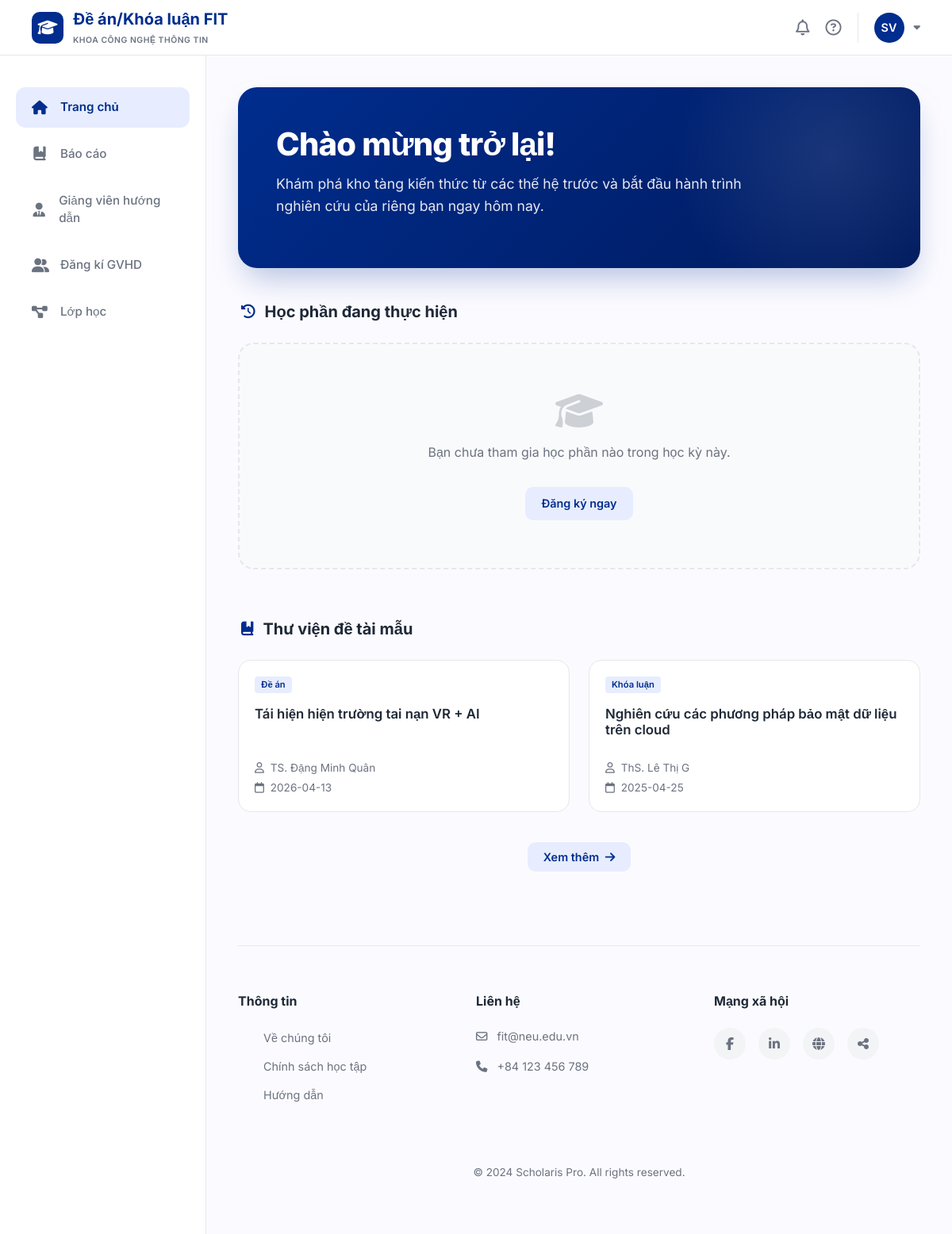
Screenshot of / (signed in) with the database file from the repository.
### tables this page shows
CREATE TABLE published_reports (
    id INTEGER PRIMARY KEY AUTOINCREMENT,
    student_id INTEGER NOT NULL,
    class_id INTEGER NOT NULL,
    topic_id INTEGER NOT NULL,
    file_url VARCHAR(500),
    source_code_url VARCHAR(500),
    published_at DATETIME DEFAULT CURRENT_TIMESTAMP,
    FOREIGN KEY (student_id) REFERENCES students(id),
    FOREIGN KEY (class_id) REFERENCES classes(id),
    FOREIGN KEY (topic_id) REFERENCES topics(id)
);

CREATE TABLE course_types (
    id INTEGER PRIMARY KEY AUTOINCREMENT,
    type_name VARCHAR(50) NOT NULL UNIQUE
);

CREATE TABLE topics (
    id INTEGER PRIMARY KEY AUTOINCREMENT,
    student_id INTEGER NOT NULL,
    class_id INTEGER NOT NULL,
    title VARCHAR(500) NOT NULL,
    description TEXT,
    created_at DATETIME DEFAULT CURRENT_TIMESTAMP,
    updated_at DATETIME DEFAULT CURRENT_TIMESTAMP,
    FOREIGN KEY (student_id) REFERENCES students(id),
    FOREIGN KEY (class_id) REFERENCES classes(id)
);

CREATE TABLE users (
    id INTEGER PRIMARY KEY AUTOINCREMENT,
    email VARCHAR(100) NOT NULL UNIQUE,
    password VARCHAR(255) NOT NULL,
    full_name VARCHAR(100) NOT NULL,
    role VARCHAR(20) NOT NULL CHECK (role IN ('student', 'lecturer')),
    phone VARCHAR(20),
    created_at DATETIME DEFAULT CURRENT_TIMESTAMP
);

### app/student/home/routes.py (the view)
@student_home_bp.route('/')
@student_home_bp.route('/home')
def home():
    if 'user_id' not in session or session.get('role') != 'student':
        if session.get('role') == 'lecturer':
             return redirect(url_for('lecturer_home.home'))
        return redirect(url_for('login.login'))
    user_id = session['user_id']
    db = get_db()
    cursor = db.cursor()
    cursor.execute("SELECT * FROM semesters WHERE is_current = 1 LIMIT 1")
    current_semester = cursor.fetchone()
    cursor.execute("SELECT id FROM students WHERE user_id = ?", (user_id,))
    student = cursor.fetchone()
    if not student:
        return "Student profile not found", 404
    student_id = student['id']
    ongoing_courses = []
    if current_semester:
        cursor.execute("""
            SELECT c.*, ct.type_name, co.course_name, u.full_name as lecturer_name
            FROM class_students cs
            JOIN classes c ON cs.class_id = c.id
            JOIN courses co ON c.course_id = co.id
            JOIN course_types ct ON co.course_type_id = ct.id
            JOIN lecturers l ON c.lecturer_id = l.id
            JOIN users u ON l.user_id = u.id
            WHERE cs.student_id = ? AND c.semester_id = ? AND c.status = 'active'
        """, (student_id, current_semester['id']))
        ongoing_courses = cursor.fetchall()
    cursor.execute("""
        SELECT pr.*, t.title, u.full_name as lecturer_name, ct.type_name, co.course_name
        FROM published_reports pr
        JOIN topics t ON pr.topic_id = t.id
        JOIN classes c ON t.class_id = c.id
        JOIN courses co ON c.course_id = co.id
        JOIN course_types ct ON co.course_type_id = ct.id
        JOIN lecturers l ON c.lecturer_id = l.id
        JOIN users u ON l.user_id = u.id
        ORDER BY pr.published_at DESC
        LIMIT 2
    """)
    library_items = cursor.fetchall()
    return render_template(
        'student/home.html',
        ongoing_courses=ongoing_courses,
        library_items=library_items,
        current_semester=current_semester
    )

### app/database.py (called while the page is built)
def get_db():
    if 'db' not in g:
        g.db = sqlite3.connect(DB_PATH, timeout=30)
        g.db.row_factory = sqlite3.Row
        try:
            g.db.execute("PRAGMA journal_mode=WAL")
            g.db.execute("PRAGMA foreign_keys=ON")
        except sqlite3.OperationalError:
            pass
    return g.db

### templates/student/home.html (shortened to what this page needs)
{% extends "student/base.html" %}
{% block content %}
<div class="home-container">
    <section class="hero-section">
        <div class="hero-text">
            <h1>Chào mừng trở lại!</h1>
            <p>Khám phá kho tàng kiến thức từ các thế hệ trước và bắt đầu hành trình nghiên cứu của riêng bạn ngay hôm nay.</p>
        </div>
    </section>
    <div class="section-title">
        <i class="fa-solid fa-clock-rotate-left"></i>
        <span>Học phần đang thực hiện</span>
    </div>
    <div class="ongoing-grid">
        {% if ongoing_courses %}
            {% for course in ongoing_courses %}
            <div class="course-card">
                <div class="card-header-info">
                    <span class="card-label {% if course.type_name == 'Đề án' %}label-project{% else %}label-thesis{% endif %}">
                        {{ course.type_name }}
                    </span>
                </div>
                <div class="card-main">
                    <h3>{{ course.course_name }}</h3>
                    <div class="lecturer-info">
                        <i class="fa-solid fa-user-tie"></i>
                        <span>GV: {{ course.lecturer_name }}</span>
                    </div>
                </div>
                <div class="card-footer">
                    <span style="font-size: 0.85rem; color: var(--text-muted);">Mã lớp: {{ course.class_code }}</span>
                    <a href="{{ url_for('myprojects.project_detail', id=course.id) }}" class="btn-action">Vào lớp học</a>
                </div>
            </div>
            {% endfor %}
        {% else %}
            <div class="empty-state">
                <i class="fa-solid fa-graduation-cap"></i>
                <p>Bạn chưa tham gia học phần nào trong học kỳ này.</p>
                <a href="{{ url_for('registration.registration') }}" class="btn-action mt-3 d-inline-block">Đăng ký ngay</a>
            </div>
        {% endif %}
    </div>
    <div class="section-title">
        <i class="fa-solid fa-book-bookmark"></i>
        <span>Thư viện đề tài mẫu</span>
    </div>
    <div class="library-grid">
        {% if library_items %}
            {% for item in library_items %}
            <a href="{{ url_for('thesis.thesis_detail', topic_id=item.topic_id) }}" style="text-decoration: none;">
                <div class="library-item">
                    <span class="item-tag">{{ item.type_name }}</span>
                    <h4>{{ item.title }}</h4>
                    <div class="item-meta">
                        <span><i class="fa-regular fa-user me-1"></i> {{ item.lecturer_name }}</span>
                        <span><i class="fa-regular fa-calendar me-1"></i> {{ item.published_at[:10] }}</span>
                    </div>
                </div>
            </a>
            {% endfor %}
            <div style="grid-column: 1/-1; text-align: center; margin-top: 20px;">
                <a href="{{ url_for('thesis.thesesprojects') }}" class="btn-action">
                    Xem thêm <i class="fa-solid fa-arrow-right ms-1"></i>
                </a>
            </div>
        {% else %}
            <div class="empty-state">
                <i class="fa-solid fa-box-open"></i>
                <p>Thư viện hiện đang trống.</p>
            </div>
        {% endif %}
    </div>
</div>
{% endblock %}

### templates/student/home.html (style rules this page uses)
:root { --primary-gradient: linear-gradient(135deg, #002D8E 0%, #001A5E 100%); --accent-gradient: linear-gradient(135deg, #3B82F6 0%, #2563EB 100%); --glass-bg: rgba(255, 255, 255, 0.9); --glass-border: rgba(255, 255, 255, 0.2); --card-shadow: 0 10px 30px -5px rgba(0, 45, 142, 0.1); }
.home-container { padding-bottom: 40px; }
.hero-section { background: var(--primary-gradient); border-radius: 24px; padding: 48px; color: white; margin-bottom: 40px; position: relative; overflow: hidden; box-shadow: 0 20px 40px -10px rgba(0, 45, 142, 0.3); }
.hero-section::before { content: ''; position: absolute; top: -50%; right: -10%; width: 400px; height: 400px; background: radial-gradient(circle, rgba(255,255,255,0.1) 0%, transparent 70%); border-radius: 50%; }
.hero-text h1 { font-size: 2.5rem; font-weight: 800; margin-bottom: 12px; letter-spacing: -0.02em; }
.hero-text p { font-size: 1.1rem; opacity: 0.9; max-width: 600px; line-height: 1.6; }
.section-title { display: flex; align-items: center; gap: 12px; font-size: 1.25rem; font-weight: 700; color: var(--text-dark); margin-bottom: 24px; padding-left: 4px; }
.section-title i { color: var(--primary-color); font-size: 1.1rem; }
.ongoing-grid { display: grid; grid-template-columns: repeat(auto-fill, minmax(340px, 1fr)); gap: 24px; margin-bottom: 60px; }
.btn-action { padding: 10px 20px; background: var(--primary-light); color: var(--primary-color); border-radius: 10px; text-decoration: none; font-weight: 600; font-size: 0.9rem; transition: var(--transition); }
.library-grid { display: grid; grid-template-columns: repeat(auto-fill, minmax(280px, 1fr)); gap: 24px; }
.library-item { background: var(--white); border-radius: 16px; padding: 20px; border: 1px solid var(--border-color); transition: var(--transition); display: flex; flex-direction: column; gap: 16px; }
.library-item h4 { font-size: 1.05rem; font-weight: 600; color: var(--text-dark); display: -webkit-box; -webkit-line-clamp: 2; -webkit-box-orient: vertical; overflow: hidden; height: 2.8rem; }
.item-meta { font-size: 0.85rem; color: var(--text-muted); display: flex; flex-direction: column; gap: 4px; }
.item-tag { font-size: 0.7rem; font-weight: 600; color: var(--primary-color); background: var(--primary-light); padding: 2px 8px; border-radius: 4px; width: fit-content; }
.empty-state { grid-column: 1/-1; padding: 60px; text-align: center; background: #F9FAFB; border-radius: 20px; border: 2px dashed var(--border-color); color: var(--text-muted); }
.empty-state i { font-size: 3rem; margin-bottom: 16px; opacity: 0.3; }

### templates/student/base.html (style rules this page uses)
:root { --primary-color: #002D8E; --primary-light: #E7EDFF; --bg-page: #FBFBFF; --white: #FFFFFF; --text-dark: #1F2937; --text-muted: #6B7280; --border-color: #E5E7EB; --sidebar-width: 260px; --header-height: 70px; --shadow: 0 4px 12px rgba(0, 0, 0, 0.05); --transition: all 0.3s ease; }
* { margin: 0; padding: 0; box-sizing: border-box; font-family: 'Inter', sans-serif; }
body { background-color: var(--bg-page); color: var(--text-dark); min-height: 100vh; display: flex; flex-direction: column; }

### rows the page displays
published_reports: type_name "Đề án", title "Tái hiện hiện trường tai nạn VR + AI", lecturer_name "TS. Đặng Minh Quân", published_at "2026-04-13"
published_reports: type_name "Khóa luận", title "Nghiên cứu các phương pháp bảo mật dữ liệu trên cloud", lecturer_name "ThS. Lê Thị G", published_at "2025-04-25"
